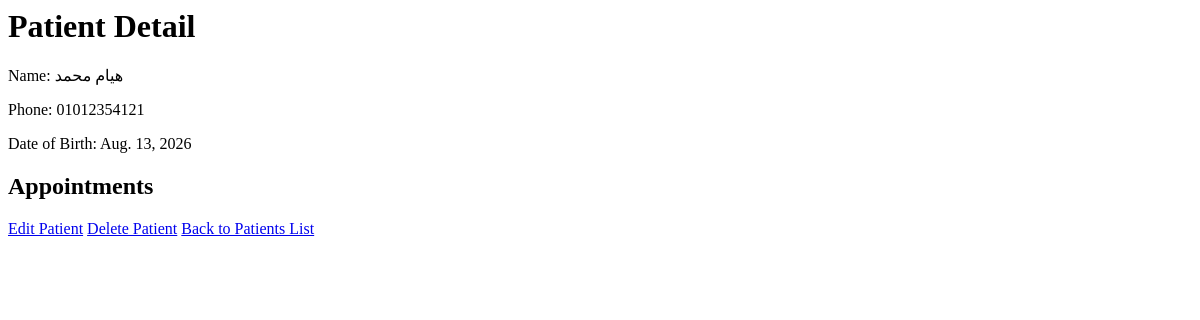
Page /patients/8/ on the earlier database version.
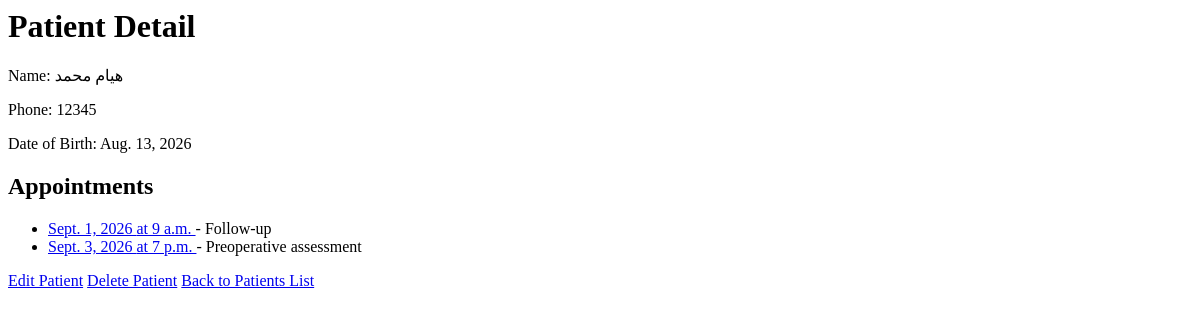
Same page on the later database version.
### patients/models.py (models this page shows, shortened)
class Patient(models.Model):
    name = models.CharField(max_length=100)
    phone = models.CharField(max_length=15)
    date_of_birth = models.DateField()

### appointments/models.py (models this page shows, shortened)
class Appointment(models.Model):
    patient = models.ForeignKey(Patient, on_delete=models.CASCADE)
    date = models.DateField()
    time = models.TimeField()
    reason = models.CharField(max_length=255)
    notes = models.TextField(blank=True)

### patients/views.py (the view)
# urls.py: path('<int:patient_id>/', views.patient_details, name='patient_details'),
def patient_details(request, patient_id):
    patient = get_object_or_404(Patient, id=patient_id)
    appointments = Appointment.objects.filter(patient=patient)
    return render(request, 'patient_details.html', {'patient': patient, 'appointments': appointments})

### patients/templates/patient_details.html (shortened to what this page needs)
<html lang="en">
<head>
</head>
<body>
    <h1>Patient Detail</h1>
    <p>Name: {{ patient.name }}</p>
    <p>Phone: {{ patient.phone }}</p>
    <p>Date of Birth: {{ patient.date_of_birth }}</p>
    <h2>Appointments</h2>
    <ul>
        {% for appointment in appointments %}
            <li>
                <a href="{% url 'appointment_details' appointment.id %}">
                    {{ appointment.date }} at {{ appointment.time }}
                </a> - {{ appointment.reason }}
            </li>
        {% endfor %}
    </ul>
    <a href="{% url 'edit_patient' patient.id %}">Edit Patient</a>
    <a href="{% url 'delete_patient' patient.id %}">Delete Patient</a>
    <a href="{% url 'patient_list' %}">Back to Patients List</a>
</body>
</html>

Differences in the rows shown:
changed Patient "هيام محمد": phone "01012354121" → "12345"
added Appointment: date "Sept. 1, 2026", time "9 a.m.", reason "Follow-up"
added Appointment: date "Sept. 3, 2026", time "7 p.m.", reason "Preoperative assessment"
